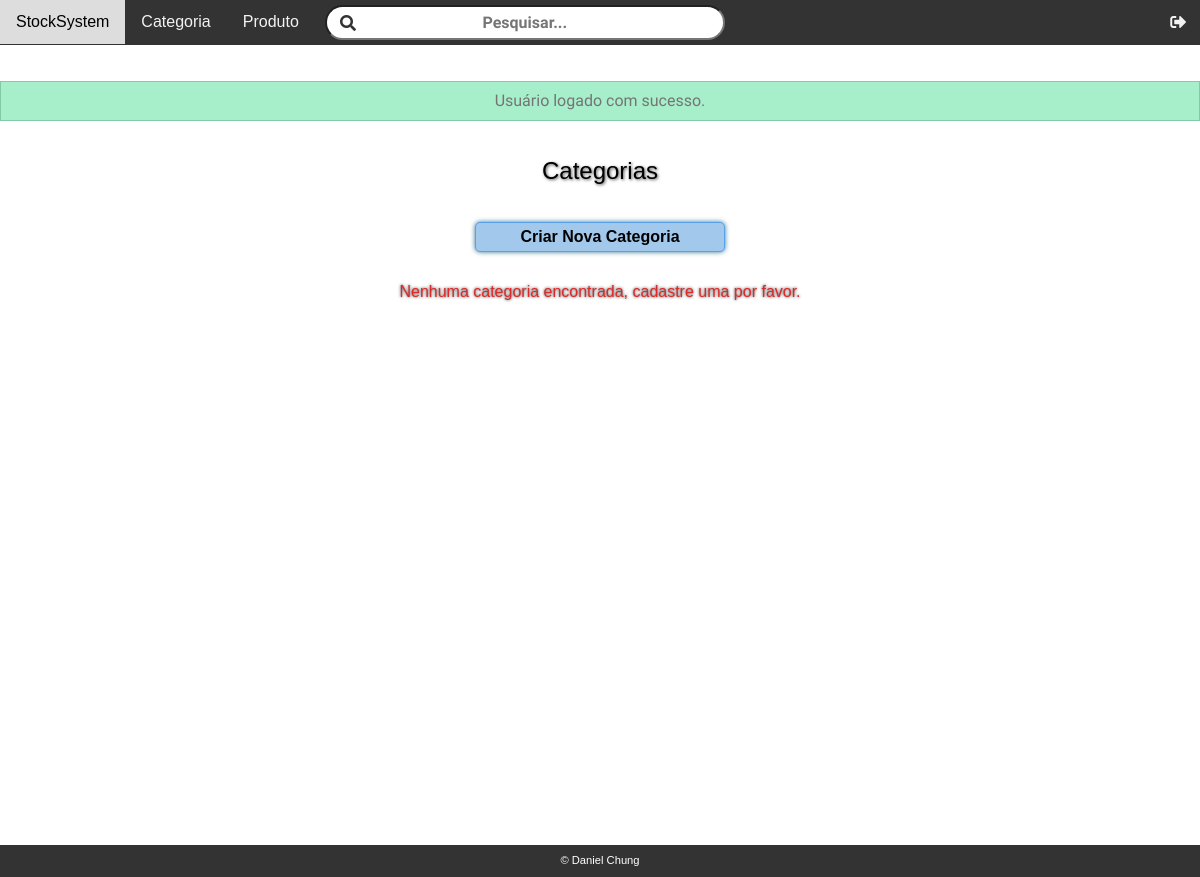
/src/View/category.php (signed in), run on an earlier commit of the app's database.
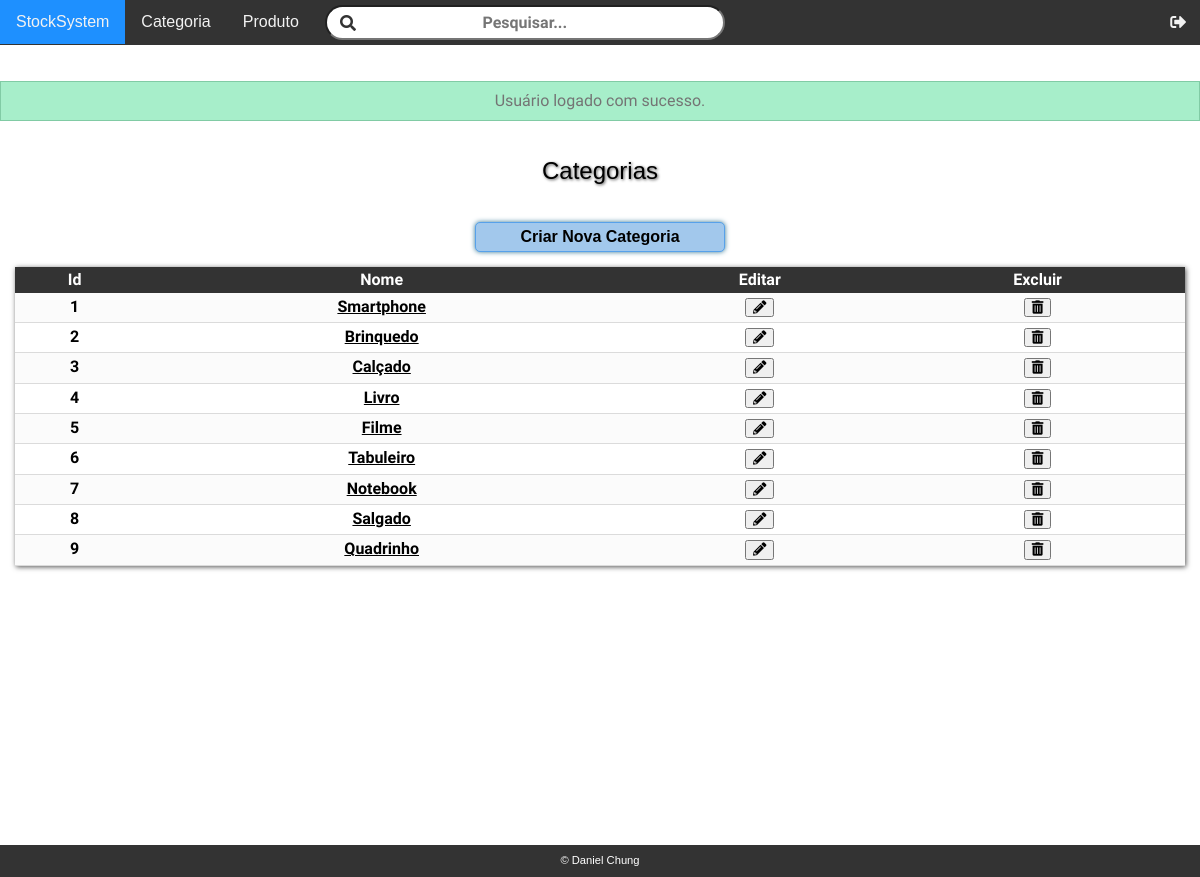
And on a later commit of the database.
### tables this page shows
CREATE TABLE `categorys` (
  `id` int(11) NOT NULL AUTO_INCREMENT,
  `name` varchar(50) NOT NULL,
  PRIMARY KEY (`id`),
  UNIQUE KEY `name` (`name`)
);

### src/Helpers/user-session.php (called while the page is built, shortened)
<?php
function userIsLogged()
{
	return isset($_SESSION['user_logged']);
}

### src/Dao/CategoryDao.php (called while the page is built, shortened)
<?php
require_once '../Model/Category.php';
class CategoryDao
{
	public static function list()
	{
		$query = "SELECT id, name FROM categorys ORDER BY id";
		$conn = Connection::getConn();
		$result = $conn->query($query);
		$list = array();
		foreach ($result->fetchAll() as $category_array) {
			$category = new Category($category_array['name'], $category_array['id']);
			array_push($list, $category);
		}
		return $list;
	}
}

### src/Model/Category.php (called while the page is built, shortened)
<?php
class Category
{
	private $id;
	private $name;
	public function __construct($name, $id = null)
	{
		$this->name = $name;
		$this->id = $id;
	}
	public function getId()
	{
		return $this->id;
	}
	public function getName()
	{
		return $this->name;
	}
}

### src/View/Category/main-table.php (the view, shortened to what this page needs)
<section class="row">
	<div class="col-12">
		<table class="table-items">
			<thead>
				<tr>
					<th class="order">Id</th>
					<th class="order">Nome</th>
					<th>Editar</th>
					<th>Excluir</th>
				</tr>
			</thead>
			<tbody id="table-category">
				<?php foreach ($categorys as $category) : ?>
					<tr class="info-row">
						<td class="info-id"><?php echo $category->getId() ?></td>
						<td class="info-name">
							<a href="../Route/category-select.php/?id=<?php echo $category->getId() ?>"><?php echo $category->getName() ?></a>
						</td>
						<td><button id="edit" class="fas fa-pencil-alt"></button></td>
						<td><button id="delete" class="fas fa-trash-alt"></button></td>
					</tr>
				<?php endforeach ?>
			</tbody>
		</table>
	</div>
</section>

### src/View/category.php (shortened to what this page needs)
<?php
require_once '../Dao/CategoryDao.php';
require_once '../Helpers/user-session.php';
require_once '../Helpers/show-alert.php';
try {
	$categorys = CategoryDao::list();
} catch (PDOException $e) {
	Erro::handler($e);
}
if (userIsLogged()) : ?>
	<?php require_once 'Templates/header.php' ?>
	<main>
		<?php showAlert('success'); showAlert('danger') ?>
		<?php require_once 'Category/main-top.php' ?>
		<?php if (count($categorys) > 0) : ?>
			<?php require_once 'Category/main-table.php' ?>
		<?php else : ?>
			<?php require_once 'Category/main-empty.php' ?>
		<?php endif ?>
	</main>
	<?php require_once 'Templates/footer.php' ?>
<?php else : header("Location: ../../index.php") ?>
<?php endif ?>

### src/View/Templates/header.php (shortened to what this page needs)
<!DOCTYPE html>
<html lang="pt-br">
<head>
	<link rel="stylesheet" href="../../app/css/reset.css">
	<link rel="stylesheet" href="../../app/css/templates/base.css">
	<link rel="stylesheet" href="../../app/css/templates/header.css">
	<link rel="stylesheet" href="../../app/css/modules/msg-home.css">
	<link rel="stylesheet" href="../../app/css/modules/main-top.css">
	<link rel="stylesheet" href="../../app/css/modules/search-box.css">
	<link rel="stylesheet" href="../../app/css/modules/form-delete.css">
	<link rel="stylesheet" href="../../app/css/modules/forms.css">
	<link rel="stylesheet" href="../../app/css/modules/forms-product.css">
	<link rel="stylesheet" href="../../app/css/modules/forms-category.css">
	<link rel="stylesheet" href="../../app/css/templates/msg-alert.css">
	<link rel="stylesheet" href="../../app/css/modules/table.css">
	<link rel="stylesheet" href="../../app/css/modules/msg-category-empty.css">
	<link rel="stylesheet" href="../../app/css/templates/footer.css">
	<link rel="stylesheet" href="https://use.fontawesome.com/releases/v5.5.0/css/all.css">
</head>
<body>
	<header id="topNavResponsive" class="top-nav">
		<nav>
			<a href="../View/home.php" class="active">StockSystem</a>
			<a class="page-action" href="category.php">Categoria</a>
			<a class="page-action" href="product.php">Produto</a>
			<a class="page-action">
				<input class="search" type="text" placeholder="Pesquisar...">
				<i class="fas fa-search"></i>
			</a>
			<a class="page-action" href="../Route/login-out.php"><i class="fas fa-sign-out-alt"></i></a>
		</nav>
	</header>

### src/Helpers/show-alert.php (shortened to what this page needs)
<?php
function showAlert($type)
{
	if (isset($_SESSION[$type])) {?>
		<p class="alert-<?php echo $type ?>"><?php echo $_SESSION[$type] ?></p>
		<?php unset($_SESSION[$type]);
	}
}

### src/View/Category/main-top.php (shortened to what this page needs)
<section class="row">
	<div class="col-12">
		<h2>Categorias</h2>
	</div>
</section>
<section id="callFormCreate" class="row btn">
	<div class="col-6 new-item">
		<button id="callForm" class="btn-primary">Criar Nova Categoria</button>
	</div>
</section>

### src/View/Category/main-empty.php
<section class="row empty">
	<div class="col-12 msg-empty">
		<h3 class="msg-empty-title">Nenhuma categoria encontrada, cadastre uma por favor.</h3>
	</div>
</section>

### src/View/Templates/footer.php (shortened to what this page needs)
	<footer class="foot"><a href="https://github.com/Chung-Oh" target="_blank">&copy Daniel Chung</a></footer>
</body>
</html>

### app/css/templates/base.css (style rules this page uses)
html, body { height: 100%; }
body { font-family: Helvetica, sans-serif; }
main { height: 100%; width: 100%; margin-top: 45px; transition: margin-top .5s; overflow: auto; }
.col-6 { width: 50%; }
.col-12 { width: 100%; }
[class*="col-"] { float: left; padding: 15px; }
.row::after { content: ""; clear: both; display: table; }

### app/css/templates/header.css (style rules this page uses)
.top-nav { width: 100%; background-color: #333; overflow: hidden; position: fixed; top: 0; z-index: 1; }
.top-nav a { float: left; padding: 14px 16px; color: #F2F2F2; text-decoration: none; transition: .7s; }
.active { background-color: dodgerblue; }
.page-action:nth-child(4) { width: 35%; padding: 5px 10px; }
.page-action:nth-child(5) { float: right; padding: 14px; }

### app/css/modules/main-top.css (style rules this page uses)
@media only screen and (min-width: 100px) { .col-12 h2 { font-size: 150%; font-weight: 500; text-align: center; text-shadow: 1px 1px 3px #555; padding: 2%; } }
@media only screen and (min-width: 100px) { .btn { height: 30px; display: flex; justify-content: center; align-items: center; transition: 1s; } }
@media only screen and (min-width: 100px) { .new-item { height: 100%; width: 100%; padding: 0; display: flex; justify-content: center; } }
@media only screen and (min-width: 100px) { .btn-primary { height: 100%; width: 250px; font-size: 100%; font-weight: 700; text-decoration: none; display: flex; justify-content: center; align-items: center; background-color: #a2c8ec; color: black; border: 1px solid #57a1ea; box-shadow: 0 0 5px #357795; border-radius: 5px; padding: 0; transition: .7s; } }

### app/css/modules/search-box.css (style rules this page uses)
.search { height: 35px; width: 100%; font-family: 'Open Sans Condensed', sans-serif; font-size: 100%; font-weight: bold; text-align: center; border-radius: 25px; transition: .7s; }
.fas.fa-search { position: absolute; top: 15px; left: 370px; color: #333; }
.fas.fa-search { top: 15px; left: 340px; }

### app/css/templates/msg-alert.css (style rules this page uses)
.alert-success, .alert-danger { height: 5%; font-family: 'Raleway', sans-serif; margin-top: 3%; display: flex; justify-content: center; align-items: center; }
.alert-success { background-color: #5de19e; border: 1px solid #17a05a; }

### app/css/modules/table.css (style rules this page uses)
thead { background-color: #333; color: white; }
tbody tr:nth-child(odd) { background-color: #fbfbfb; }
tbody a { color: black; }
th, td { padding: 5px; font-family: 'Open Sans Condensed', sans-serif; }
th { font-weight: bold; }
.order { transition: .7s; }
td { font-weight: bolder; text-align: center; border-bottom: 1px solid #dbdbdb; }
@media only screen and (min-width: 100px) { .table-items { width: 100%; box-shadow: 1px 1px 5px #555; } }

### app/css/templates/footer.css (style rules this page uses)
.foot { height: 4%; font-size: 70%; color: #F2F2F2; background-color: #333; display: flex; justify-content: center; align-items: center; }
.foot a { color: #fff; text-decoration: none; }

### app/css/modules/msg-category-empty.css (style rules this page uses)
.empty { height: 10%; }
.msg-empty { height: 100%; display: flex; justify-content: center; align-items: center; padding: 0; }
.msg-empty-title { height: 30%; color: #de2929; text-shadow: 0 0 3px #333; display: flex; align-items: center; }

What changed in the data, as far as the page shows it:
added categorys: id "1", name "Smartphone"
added categorys: id "2", name "Brinquedo"
added categorys: id "3", name "Calçado"
added categorys: id "4", name "Livro"
added categorys: id "5", name "Filme"
added categorys: id "6", name "Tabuleiro"
added categorys: id "7", name "Notebook"
added categorys: id "8", name "Salgado"
added categorys: id "9", name "Quadrinho"
Also different on the page:
text no longer shown: "Nenhuma categoria encontrada, cadastre uma por favor."
text now shown: "Id Nome Editar Excluir"
